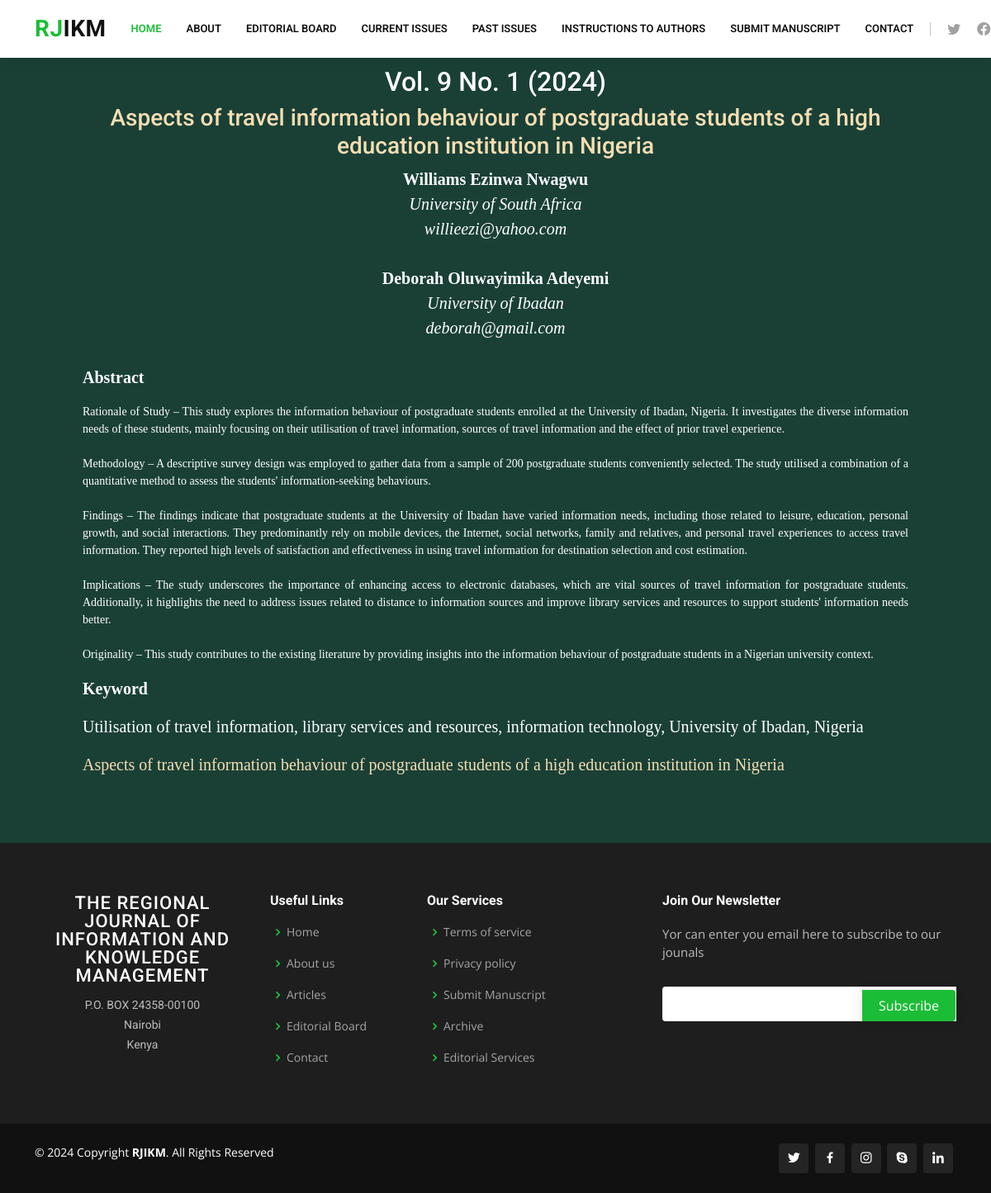
Page /article/3 on the committed database.
### rjikm/models.py (models this page shows, shortened)
class Article(models.Model):
    title = models.CharField(max_length=400, default='Untitled')
    volume = models.IntegerField(default=1)
    number = models.IntegerField(default=1)
    year = models.IntegerField(default=2022)
    authors = models.ManyToManyField(Author, related_name='articles')
    abstract_title = models.CharField(max_length=100, default='Abstract')
    abstract = models.TextField(default='No abstract provided')
    keyword_title = models.CharField(max_length=100, default="Keyword")
    keywords = models.CharField(max_length=200, default='None')
    pdf_doc = models.FileField(upload_to='rjikm/uploads/', default='Untitled')
    is_archived = models.BooleanField(default=False)
    def display_authors(self):
        return ', '.join(author.name for author in self.authors.all())
    display_authors.short_description = 'Authors'

class Author(models.Model):
    name = models.CharField(max_length=100, default="Author Name")
    university = models.CharField(max_length=100, default="Name of the University")
    department = models.CharField(max_length=100, default="Name of the Department")
    email = models.EmailField(default="Enter your email address")

### rjikm/views.py (the view)
# urls.py: path('article/<int:id>', views.article_view, name='article_view'),
def article_view(request, id):
    article = Article.objects.get(id=id)
    return render(request, 'rjikm/volarticles.html', {'article': article})

### rjikm/templates/rjikm/volarticles.html (shortened to what this page needs)
{% extends "rjikm/layoutvol7articles.html" %}
{% block body %}
<section style="background-color: #1a4036; color: white;">
 <div style="margin:20px 100px 20px 100px; color:white; font-family: Times New Roman, Times, serif; font-size: 20px">
        <h2 style="text-align:center;"> Vol. {{article.volume }} No. {{article.number}} ({{article.year}}) </h2>
        <h3 style="text-align:center; color: wheat;"> {{article.title}}</h3>
        <div style="text-align:center;">
            {% for author in article.authors.all %}
            <b>{{ author.name }}</b>
            <br />
            <i>{{ author.university }}</i>
            <br />
            <i>{{ author.email }}</i>
            <br />
            <br />
            {% endfor %}
        </div>
        <p><strong>{{ article.abstract_title }}</strong></p>
        <pre style="white-space: pre-wrap; text-align: justify; font-family: 'Times New Roman', Times, serif; font-size: 14px;">{{ article.abstract }}</pre>
        <p><strong>{{ article.keyword_title }}</strong></p>
        <p> {{ article.keywords }}</p>
        <p> <a href="{% url 'view_pdf' article.id %}" target="_blank" style="color: wheat;">{{article.title}}</a></p>
 </div>
</section>
{% endblock %}

### rjikm/static/rjikm/style.css (style rules this page uses)
body { font-family: "Open Sans", sans-serif; color: #4d4643; }
a { color: #1bbd36; text-decoration: none; }
h1, h2, h3, h4, h5, h6 { font-family: "Roboto", sans-serif; }
section { padding: 60px 0; overflow: hidden; }

### rows in the picture
Article: volume "9", number "1", year "2024", title "Aspects of travel information behaviour of postgraduate students of a high education institution in Nigeria", abstract_title "Abstract", abstract "Rationale of Study – This study explores the information behaviour of postgraduate students enrolled at the University of Ibadan, Nigeria. It investigates the diverse information needs of these students, mainly focusing on their utilisation of travel information, sources of travel information and the effect of prior travel experience. Methodology – A descriptive survey design was employed to gather data from a sample of 200 postgraduate students conveniently selected. The study utilised a combination of a quantitative method to assess the students' information-seeking behaviours. Findings – The findings indicate that postgraduate students at the University of Ibadan have varied information…", keyword_title "Keyword", keywords "Utilisation of travel information, library services and resources, information technology, University of Ibadan, Nigeria"
Author: name "Williams Ezinwa Nwagwu", university "University of South Africa", email "willieezi@yahoo.com"
Author: name "Deborah Oluwayimika Adeyemi", university "University of Ibadan", email "deborah@gmail.com"
